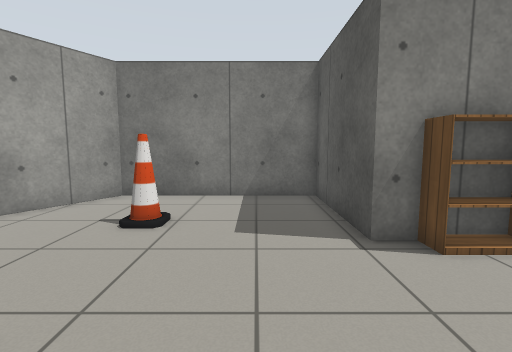
View 1 (above)

12 first-person views from a walk through a world built for the Gazebo simulator. The camera is 0.94 m above the floor, tilts 6° down and sees 85° across. The floor is counted in squares, 0.5 m on a side. Each view is taken from the middle of a square. On the plan, view 1 faces up. The plan holds only what a view shows up to about 16 squares ahead; the rest is blank. Gazebo's built-in surfaces are drawn with simple patterns.

View 2
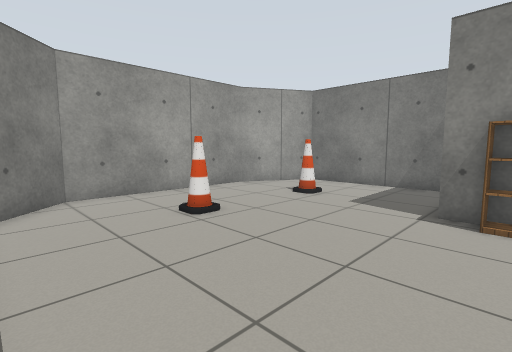

View 3
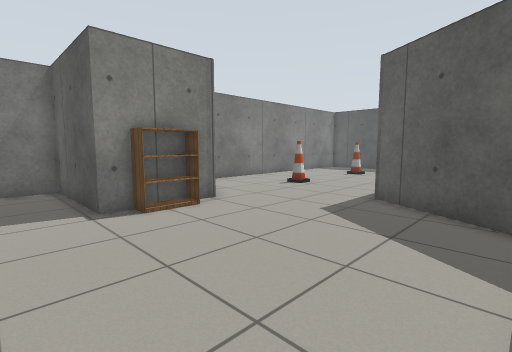

View 4
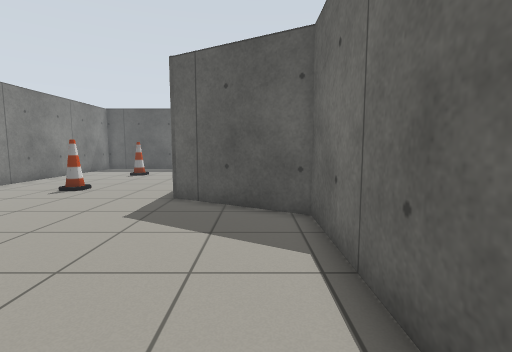

View 5
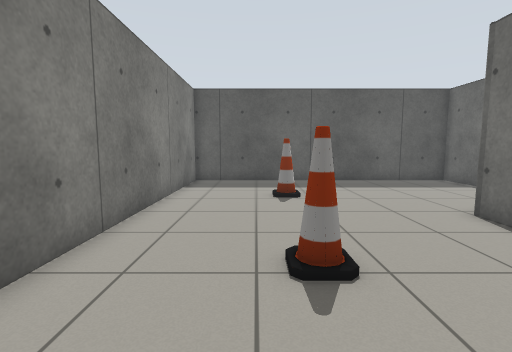

View 6
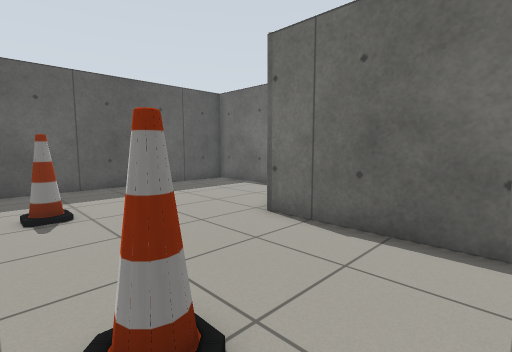

View 7
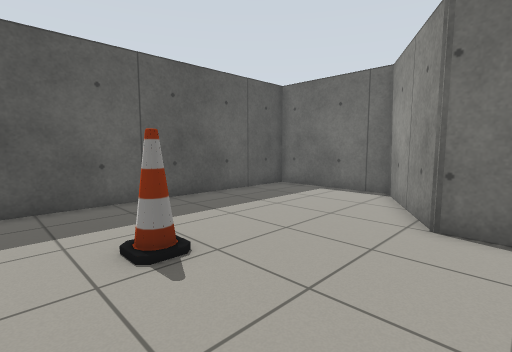

View 8
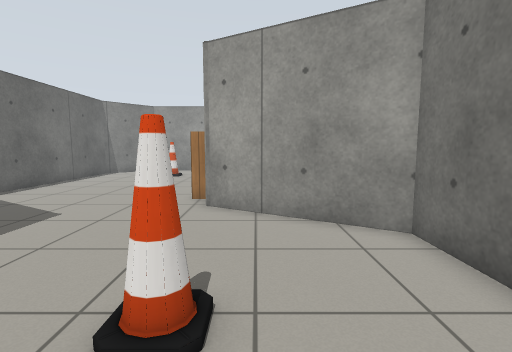

View 9
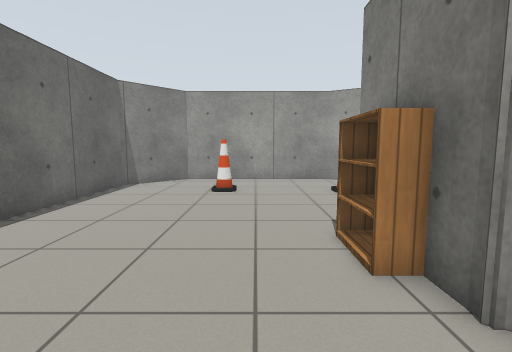

View 10
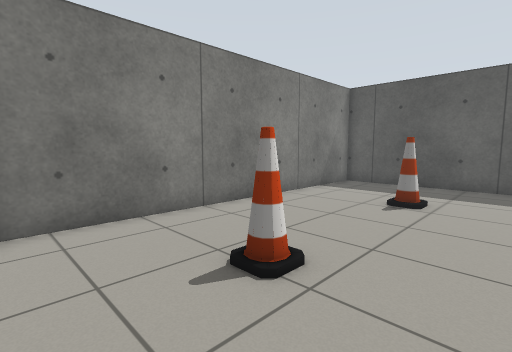

View 11
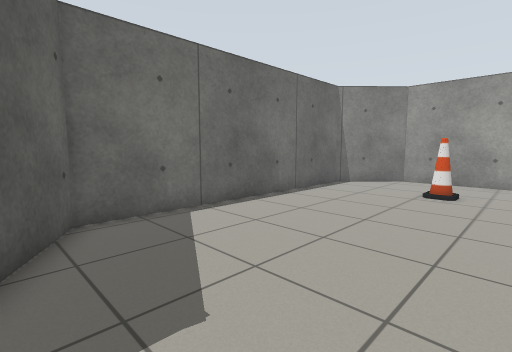

View 12
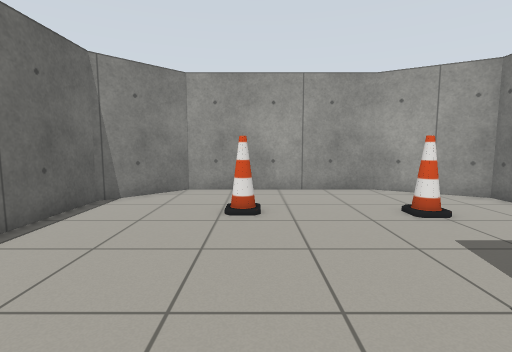

### Floor plan
Points are (right, up) in squares from view 1. A wall is a line through its corners. A room is listed if a view was taken in it or the views show most of it. See-through windows are left out.
Room 1 (views 1, 2, 3, 4, 12)
walls: (6.2, 5.5) (2.3, 5.5) (2.3, 10.6) (-5.2, 10.6) (-7.2, 7.1) (-7.2, -1) (-4.5, -3.5) (7.5, -3.5) (10.1, 1)
ways out: opening at (8, 3.2) to room 2
objects: cone (-3, 2); cone (-3, 7); bookshelf (3, 5) to (5, 5)
Room 2 (views 5, 6, 7, 8, 9, 10, 11)
walls: (10.1, 1) (15.5, 1) (18.1, -3.5) (23.5, -3.5) (23.5, 10.4) (9.1, 10.4) (6.2, 5.5)
ways out: opening at (8, 3.2) to room 1
objects: cone (12, 6); cone (19, 6)

Positions as (right, up) in squares from view 1, and headings:
1: (0, 0), facing up
2: (4, -3), facing up-left
3: (0, -3), facing up-right
4: (0, -2), facing right
5: (8, 7), facing right
6: (10, 7), facing down-right
7: (14, 8), facing down-right
8: (15, 7), facing left
9: (9, 3), facing left
10: (9, 3), facing up-right
11: (9, 4), facing down-left
12: (5, 2), facing left
